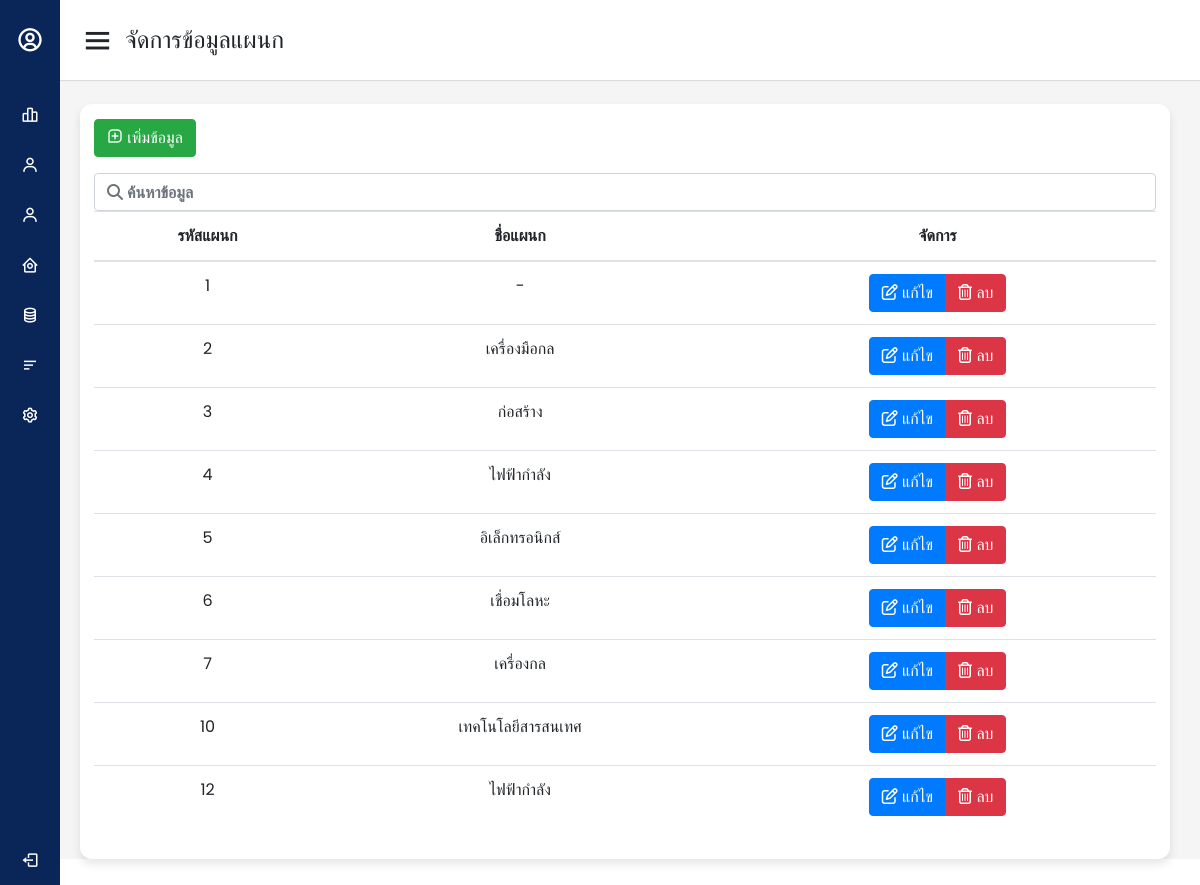
/Personnel/Administrator/datadepartment/data_department.php, run on the app's committed database.
### tables this page shows
CREATE TABLE `tb_department` (
  `id_department` int(255) NOT NULL,
  `d_name` varchar(255) NOT NULL
);

### Personnel/Administrator/datadepartment/data_department.php (the view, shortened to what this page needs)
<!DOCTYPE html>
<html lang="en" dir="ltr">
  <head>
    <link rel="stylesheet" href="../styledata.css" />
    <link rel="stylesheet" href="https://cdn.jsdelivr.net/npm/bootstrap@4.6.2/dist/css/bootstrap.min.css">
    <link href="https://unpkg.com/boxicons@2.0.7/css/boxicons.min.css" rel="stylesheet" />
  </head>
  <body>
    <div class="sidebar">
    <?php
        include "../../../connectdb.php";
        $sql = "SELECT * FROM tb_department";
        $result = mysqli_query($con,$sql);
    ?>
      <div class="logo-details">
        <i class='bx bx-user-circle'></i>
      </div>
      <ul class="nav-links">
        <li>
          <a href="../index.php" class="active">
            <i class='bx bx-bar-chart-alt-2'></i>
            <span class="links_name">Dashboard</span>
          </a>
        </li>
        <li>
          <a href="../datastudent/data_student.php">
            <i class='bx bx-user'></i>
            <span class="links_name">จัดการข้อมูลนักศึกษา</span>
          </a>
        </li>
        <li>
          <a href="../datapersonnel/data_personnel.php">
            <i class='bx bx-user'></i>
            <span class="links_name">จัดการข้อมูลบุคลากร</span>
          </a>
        </li>
        <li>
          <a href="data_department.php">
            <i class='bx bx-home-circle'></i>
            <span class="links_name">จัดการข้อมูลแผนก</span>
          </a>
        </li>
        <li>
          <a href="../dataposition/data_position.php">
            <i class="bx bx-coin-stack"></i>
            <span class="links_name">จัดการข้อมูลตำแหน่ง</span>
          </a>
        </li>
        <li>
          <a href="../datagradelevel/data_gradelevel.php">
            <i class='bx bx-menu-alt-left'></i>
            <span class="links_name">จัดการข้อมูลระดับชั้น</span>
          </a>
        </li>
        <li>
          <a href="../view_profile.php">
            <i class="bx bx-cog"></i>
            <span class="links_name">ตั้งค่าข้อมูลส่วนตัว</span>
          </a>
        </li>
        <li class="log_out">
          <a href="../../logout.php">
            <i class="bx bx-log-out"></i>
            <span class="links_name">ออกจากระบบ</span>
          </a>
        </li>
      </ul>
    </div>
    <section class="home-section">
      <nav>
        <div class="sidebar-button">
          <i class="bx bx-menu sidebarBtn"></i>
          <span class="dashboard">จัดการข้อมูลแผนก</span>
        </div>
      </nav>
      <div class="home-content">
        <div class="overview-boxes">
          <div class="box">
            <div class="right-side">
                  <a href="add_department.php" class="btn btn-success" ><i class='bx bx-message-square-add'></i> เพิ่มข้อมูล</a>
                  <input class="form-control mt-3 fas" id="myInput" type="text" placeholder="&#xf002; ค้นหาข้อมูล">
                  <table class="table table-hover">
                      <thead>
                          <tr>
                              <th>รหัสแผนก</th>
                              <th>ชื่อแผนก</th>
                              <th>จัดการ</th>
                          </tr>
                      </thead>
                      <tbody id="myTable">
                          <?php
                              while($row = $result->fetch_assoc()):
                          ?>
                          <tr>
                              <td><?php echo $row['id_department'];?></td>
                              <td><?php echo $row['d_name'];?></td>
                              <td>
                                  <div class="btn-group">
                                      <a href="edit_department.php?id=<?php echo $row['id_department'];?>" class="btn btn-primary"><i class='far fa-edit'></i> แก้ไข</a>
                                      <a href="delete_department.php?id=<?php echo $row['id_department']; ?>" class="btn btn-danger" onclick="return confirm('Are your Sure to Delete')"><i class="far fa-trash-alt"></i> ลบ</a>
                                  </div>
                              </td>
                          </tr>
                          <?php endwhile ?>
                      </tbody>
                    </table>
            </div>
          </div>
        </div>
      </div>
    </section>
  </body>
</html>

### Personnel/Administrator/styledata.css (style rules this page uses)
* { margin: 0; padding: 0; box-sizing: border-box; font-family: 'Poppins', sans-serif; }
.sidebar { position: fixed; height: 100%; width: 240px; background: #0A2558; transition: all 0.5s ease; }
.sidebar .logo-details { height: 80px; display: flex; align-items: center; }
.sidebar .logo-details i { font-size: 28px; font-weight: 500; color: #fff; min-width: 60px; text-align: center }
.sidebar .nav-links { margin-top: 10px; }
.sidebar .nav-links li { position: relative; list-style: none; height: 50px; }
.sidebar .nav-links li a { height: 100%; width: 100%; display: flex; align-items: center; text-decoration: none; transition: all 0.4s ease; }
.sidebar .nav-links li i { min-width: 60px; text-align: center; font-size: 18px; color: #fff; }
.sidebar .nav-links li a .links_name { color: #fff; font-size: 15px; font-weight: 400; white-space: nowrap; }
.sidebar .nav-links .log_out { position: absolute; bottom: 0; width: 100%; }
.home-section { position: relative; background: #f5f5f5; min-height: 100vh; width: calc(100% - 240px); left: 240px; transition: all 0.5s ease; }
.home-section nav { display: flex; justify-content: space-between; height: 80px; background: #fff; display: flex; align-items: center; position: fixed; width: calc(100% - 240px); left: 240px; z-index: 100; padding: 0 20px; box-shadow: 0 1px 1px rgba(0, 0, 0, 0.1); transition: all 0.5s ease; }
.home-section nav .sidebar-button { display: flex; align-items: center; font-size: 24px; font-weight: 500; }
nav .sidebar-button i { font-size: 35px; margin-right: 10px; }
.home-section .home-content { position: relative; padding-top: 104px; }
.home-content .overview-boxes { display: flex; align-items: center; justify-content: space-between; flex-wrap: wrap; padding: 0 20px; margin-bottom: 26px; }
.overview-boxes .box { align-items: center; justify-content: center; width: calc(100% / 1 - 10px); background: #fff; padding: 15px 14px; border-radius: 12px; box-shadow: 0 5px 10px rgba(0,0,0,0.1); }
table { text-align: center; }
@media (max-width: 1240px) { .sidebar { width: 60px; } }
@media (max-width: 1240px) { .home-section { width: calc(100% - 60px); left: 60px; } }
@media (max-width: 1240px) { .home-section nav { width: calc(100% - 60px); left: 60px; } }

### data on the page
tb_department: id_department "1", d_name "-"
tb_department: id_department "2", d_name "เครื่องมือกล"
tb_department: id_department "3", d_name "ก่อสร้าง"
tb_department: id_department "4", d_name "ไฟฟ้ากำลัง"
tb_department: id_department "5", d_name "อิเล็กทรอนิกส์"
tb_department: id_department "6", d_name "เชื่อมโลหะ"
tb_department: id_department "7", d_name "เครื่องกล"
tb_department: id_department "10", d_name "เทคโนโลยีสารสนเทศ"
tb_department: id_department "12", d_name "ไฟฟ้ากำลัง"
